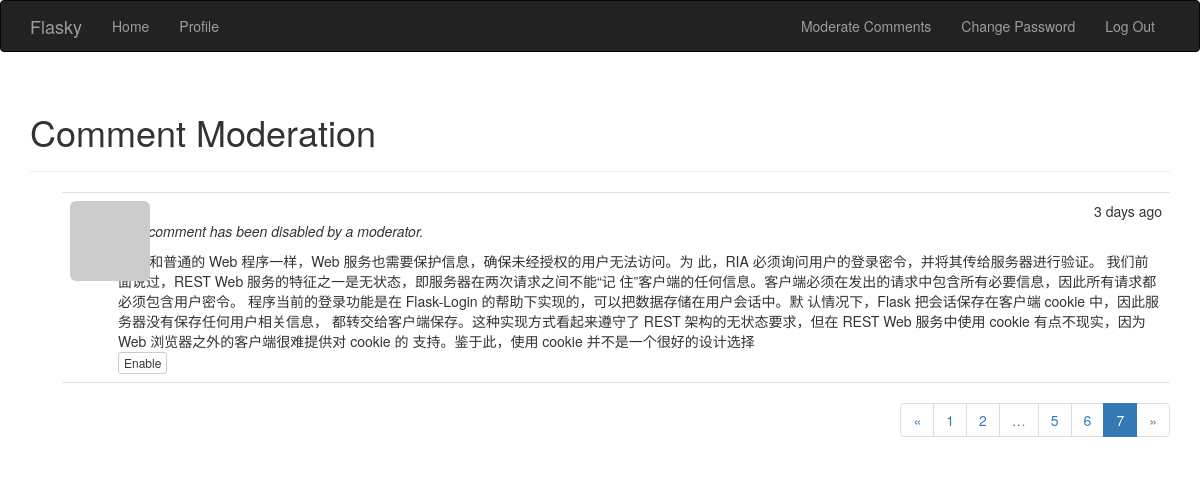
/moderate?page=7 (signed in), run on an earlier commit of the app's database.
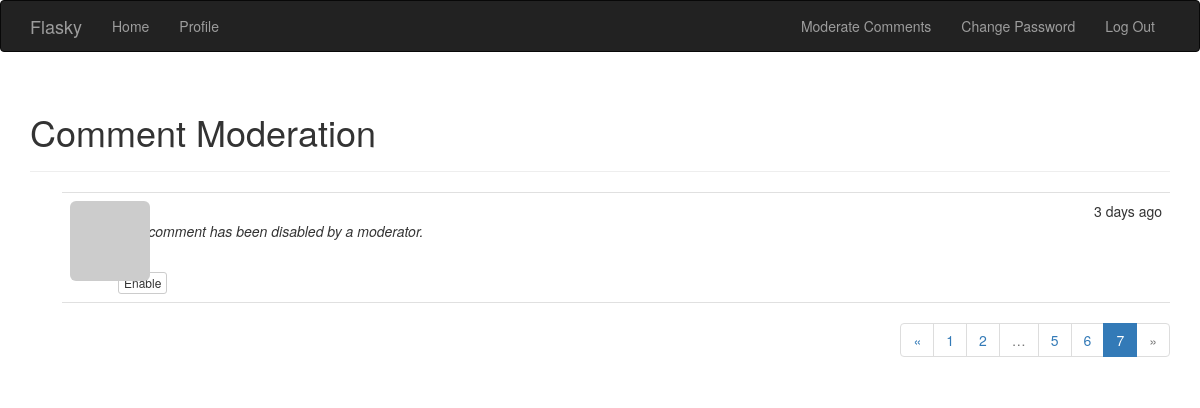
And on a later commit of the database.
### app/models.py (models this page shows, shortened)
class Comment(db.Model):
    __tablename__ = 'comments'
    id = db.Column(db.Integer, primary_key=True)
    body = db.Column(db.Text)
    body_html = db.Column(db.Text)
    timestamp = db.Column(db.DateTime, index=True, default=datetime.utcnow)
    disabled = db.Column(db.Boolean)
    author_id = db.Column(db.Integer, db.ForeignKey('users.id'))
    post_id = db.Column(db.Integer, db.ForeignKey('posts.id'))

### app/main/views.py (the view)
@main.route('/moderate')
@login_required
@permission_required(Permission.MODERATE_COMMENTS)
def moderate():
    page = request.args.get('page', 1, type=int)
    pagination = Comment.query.order_by(Comment.timestamp.desc()).paginate(
        page, per_page=2,
        error_out=False)
    comments = pagination.items
    return render_template('moderate.html', comments=comments,
                           pagination=pagination, page=page)

### app/auth/views.py (called while the page is built)
@auth.before_app_request
def before_request():
    if current_user.is_authenticated:
        current_user.ping()
        if current_user.is_authenticated \
                and not current_user.confirmed \
                and request.endpoint \
                and request.blueprint != 'auth'\
                and request.endpoint != 'static':  # ????????????
            return redirect(url_for('auth.unconfirmed'))

### app/main/__init__.py (called while the page is built)
@main.app_context_processor
def inject_permissions():
    return dict(Permission=Permission)

### app/models.py (called while the page is built)
@login_manager.user_loader
def load_user(user_id):
    return User.query.get(int(user_id))

    def can(self, permissions):
        return self.role is not None and \
               (self.role.permissions & permissions) == permissions  # 与结果==permission则说明该角色可以执行此项操作

    def ping(self):
        self.last_seen = datetime.utcnow()
        db.session.add(self)

### app/templates/moderate.html (shortened to what this page needs)
{% extends "base.html" %}
{% import "_macros.html" as macros %}
{% block page_content %}
    <div class="page-header">
        <h1>Comment Moderation</h1>
    </div>
    {% set moderate = True %}
    {% include '_comments.html' %}
    {% if pagination %}
        <div class="pagination">
            {{ macros.pagination_widget(pagination, '.moderate') }}
        </div>
    {% endif %}
{% endblock %}

### app/templates/_comments.html
<ul class="comments">
    {% for comment in comments %}
    <li class="comment">
        <div class="comment-thumbnail">
            <a href="{{ url_for('.user', username=comment.author.username) }}">
                <img class="img-rounded profile-thumbnail" src="{{ comment.author.gravatar(size=40) }}">
            </a>
        </div>
        <div class="comment-content">
            <div class="comment-date">{{ moment(comment.timestamp).fromNow() }}</div>
            <div class="comment-author"><a href="{{ url_for('.user', username=comment.author.username) }}">{{ comment.author.username }}</a></div>
            <div class="comment-body">
                {% if comment.disabled %}
                <p><i>This comment has been disabled by a moderator.</i></p>
                {% endif %}
                {% if moderate or not comment.disabled %}
                    {% if comment.body_html %}
                        {{ comment.body_html | safe }}
                    {% else %}
                        {{ comment.body }}
                    {% endif %}
                {% endif %}
            {% if moderate %}
                <br>
                {% if comment.disabled %}
                <a class="btn btn-default btn-xs" href="{{ url_for('.moderate_enable', id=comment.id, page=page) }}">Enable</a>
                {% else %}
                <a class="btn btn-danger btn-xs" href="{{ url_for('.moderate_disable', id=comment.id, page=page) }}">Disable</a>
                {% endif %}
            {% endif %}
        </div>
    </li>
    {% endfor %}
</ul>

What changed in the data, as far as the page shows it:
changed Comment: body_html "hhah和普通的 Web 程序一样，Web 服务也需要保护信息，确保未经授权的用户无法访问。为 此，RIA 必须询问用户的登录密令，并将其传给服务器进行验证。 我们前面说过，REST Web 服务的特征之一是无状态，即服务器在两次请求之间不能“记 住”客户端的任何信息。客户端必须在发出的请求中包含所有必要信息，因此所有请求都 必须包含用户密令。 程序当前的登录功能是在 Flask-Login 的帮助下实现的，可以把数据存储在用户会话中。默 认情况下，Flask 把会话保存在客户端 cookie 中，因此服务器没有保存任何用户相关信息， 都转交给客户端保存。这种实现方式看起来遵守了 REST 架构的无状态要求，但在 REST Web 服务中使用 cookie 有点不现实，因为 Web 浏览器之外的客户端很难提供对 cookie 的 支持。鉴于此，使用 cookie 并不是一个很好的设计选择" → (not shown)
